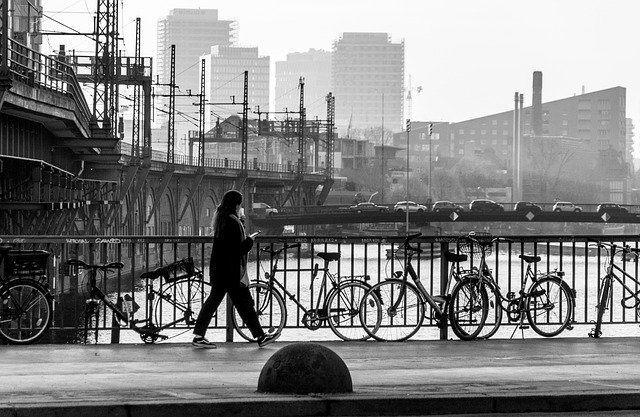
%> input picture CHPT 7 LINEAR ALGEBRA/cityscape.jpg, 640 x 417 px
$ octave simple_pca.m   (GNU Octave 9; MATLAB toolbox functions it lacks are replaced by stand-ins)
%> lines starting %> are read from the running program, lines starting %| are printed output that depends on the picture
% Based on Murphy PML1 book (2022)
% image compression with PCA, basic version

% get the gray image data
clear; clc; close all;
img = imread('cityscape.jpg');
%> img is the input picture: size 417x640x3 uint8; min 0, max 255, mean 133.3
data = im2double(rgb2gray(img));
data_mean = mean(data);
%> data_mean = 640 values, max 0.737 at index 635, min 0.182 at index 4, mean 0.523
data_std = std(data);
%> data_std = 640 values, max 0.381 at index 272, min 0.207 at index 117, mean 0.306
[m, n] = size(data);
%> m = 417; n = 640

% data standardization
data_normal = (data - repmat(data_mean,[m 1])) ./ ...
    repmat(data_std,[m 1]);
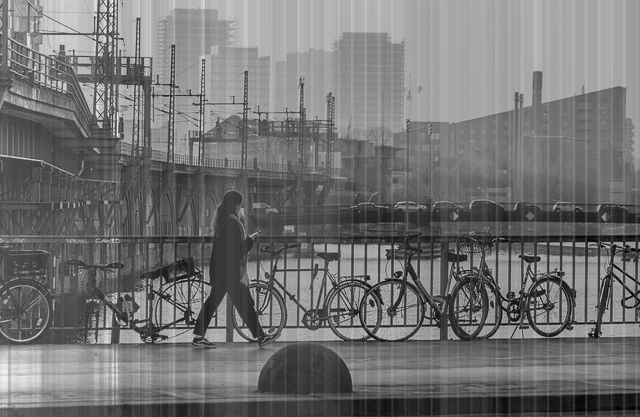
%> data_normal: size 417x640 double; min -2.64, max 3.15, mean -3.07e-16; drawn with min black and max white

% eigenvalues and eigenvectors
data_cov = cov(data_normal);
[V, D] = eig(data_cov);

eig_values = diag(D);
%> eig_values = 640 values from -6.27e-14 to 311.8
out = data_normal * V;
imshow(out);
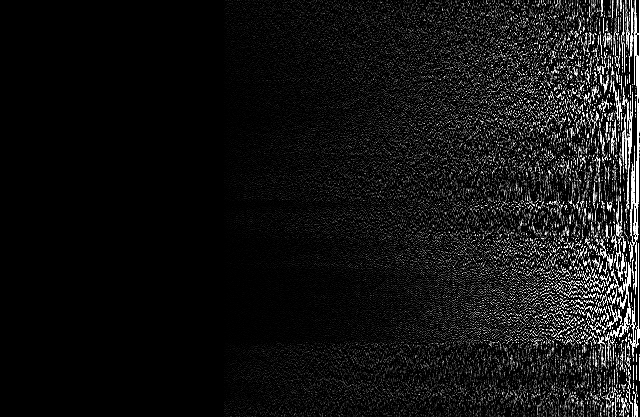
%> displayed picture: size 417x640, on the screen's scale of 0 to 255; min 0, max 255, mean 20.4

$ run again, with CHPT 7 LINEAR ALGEBRA/manpose.jpg copied over CHPT 7 LINEAR ALGEBRA/cityscape.jpg
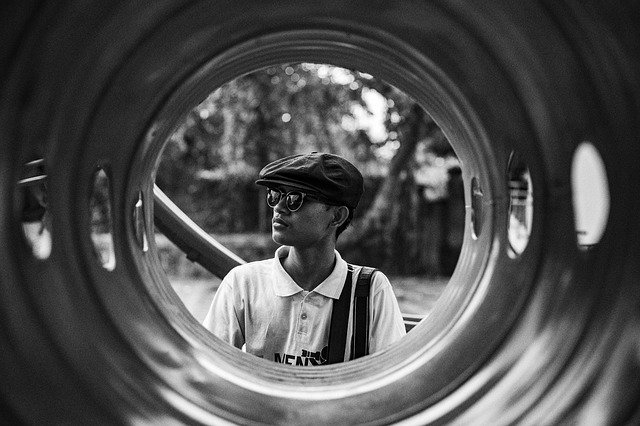
%> input picture CHPT 7 LINEAR ALGEBRA/manpose.jpg, 640 x 426 px
%> img is the input picture: size 426x640x3 uint8; min 0, max 255, mean 78.9
%> data_mean = 640 values, max 0.5 at index 232, min 0.115 at index 14, mean 0.309
%> data_std = 640 values, max 0.303 at index 590, min 0.0326 at index 82, mean 0.199
%> `data_normal = (data - repmat(data_mean,[m 1])) ./ repmat(data_std,[m 1..`:
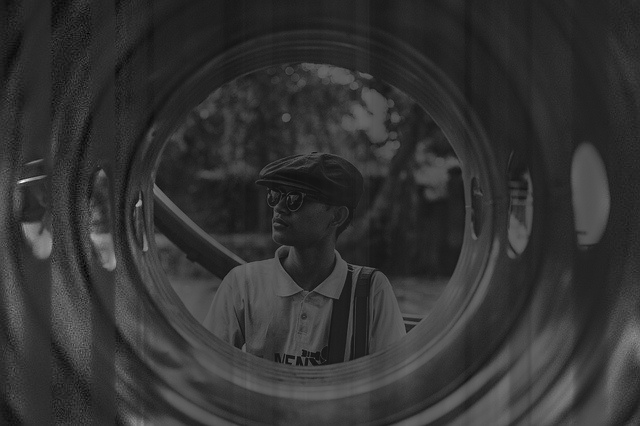
%> data_normal: size 426x640 double; min -2.61, max 10.29, mean -1.24e-15; drawn with min black and max white
%> eig_values = 640 values from -6.07e-14 to 204.6
%> `imshow(out);`:
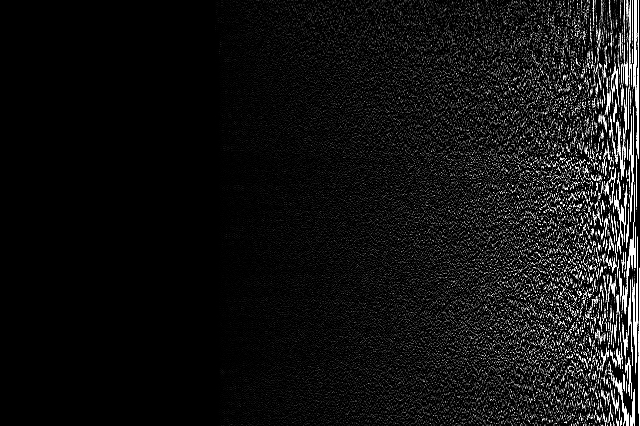
%> displayed picture: size 426x640, on the screen's scale of 0 to 255; min 0, max 255, mean 19.8
